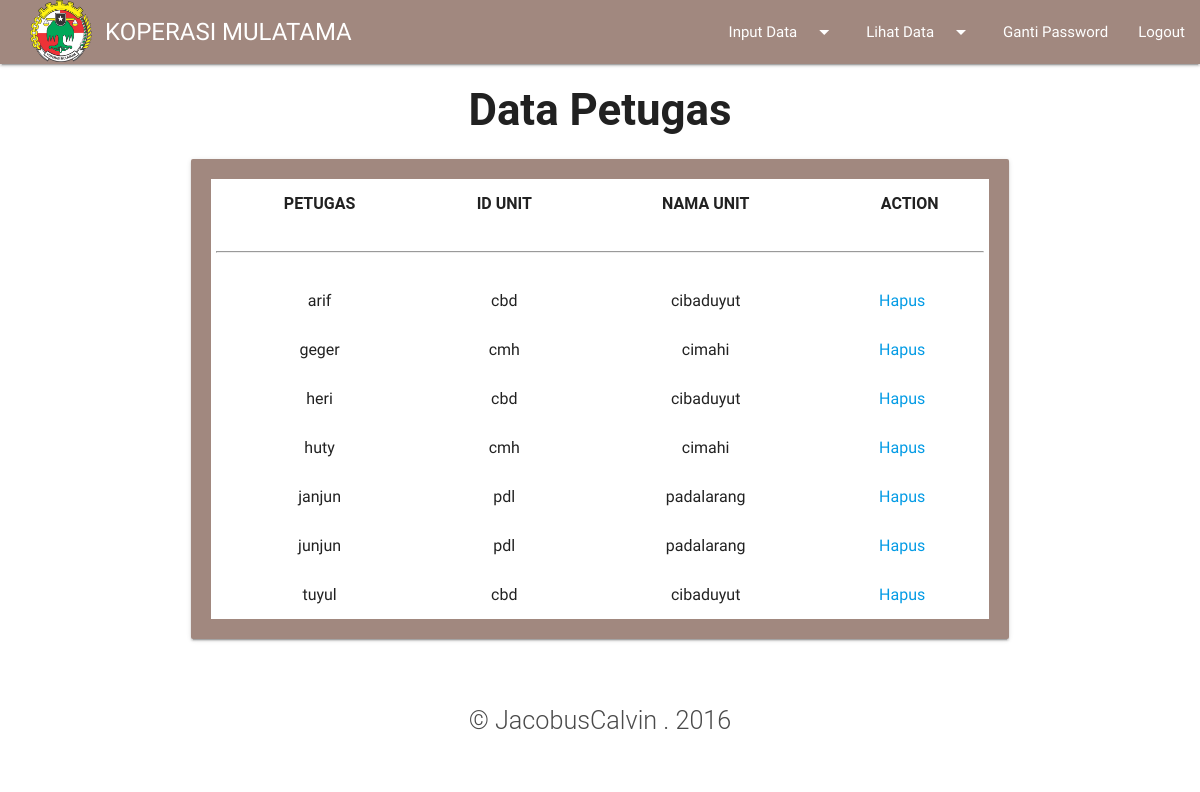
/cibaduyut/Apetugas.php (signed in), run on the app's committed database.
### tables this page shows
CREATE TABLE IF NOT EXISTS `resort` (
  `petugas` varchar(20) NOT NULL,
  `id_unit` char(4) NOT NULL
);

CREATE TABLE IF NOT EXISTS `unit` (
  `id_unit` char(4) NOT NULL,
  `nama_unit` varchar(20) NOT NULL,
  `nama_pimpinan` varchar(20) NOT NULL
);

### cibaduyut/Apetugas.php (the view, shortened to what this page needs)
<?php
if(empty($_SESSION['username']) AND empty($_SESSION['password'])){
include "../index.html";
}
else{
  echo" <link href='css/ghpages-materialize.css' type='text/css' rel='stylesheet' media='screen,projection'>";
include "menu.php";
echo "
<h3><b><center>Data Petugas</b></h3>
<div class='row'>
<div class='col s12 m12 l12'>
<div class='card-panel brown lighten-2' style='margin-right: 12rem; margin-left: 12rem;'>
<table border='1' bgcolor='white' align='center'>
<tr>
<th><div style='margin-left: 1rem;'><center>PETUGAS</div></th>
<th><div style='margin-left: 1rem;'><center>ID UNIT</div></th>
<th><div style='margin-left: 1rem;'><center>NAMA UNIT</div></th>
<th><div style='margin-left: 1rem;'><center>ACTION</div></th>
</tr>
<tr><td colspan=4><hr></td></tr>";
?>
<?php
 $select = mysql_query ("SELECT a.*,b.* FROM resort a INNER JOIN unit b ON a.id_unit = b.id_unit");
  while($data = mysql_fetch_array($select)){
  echo "<tr>";
  echo "<td><div style='margin-left: 1rem;'><center>$data[petugas]</div></td>";
  echo "<td><div style='margin-left: 1rem;'><center>$data[id_unit]</div></td>";
  echo "<td><div style='margin-left: 1rem;'><center>$data[nama_unit]</div></td>";
  echo "<td><div style='margin-left: 0rem;'><center>";
  echo "<a href='delete1.php?petugas=$data[petugas]'>Hapus</a>";
    echo "</div></td>";
    echo "</tr>";
  }
  ?>
  </table>
	</div>
	<br>
  <center><p class='flow-text'>&copy; JacobusCalvin . 2016</p>
  </center>
  </body>
  <?php
}
?>

### data on the page
resort: petugas "arif", id_unit.id_unit "cbd", id_unit.nama_unit "cibaduyut"
resort: petugas "geger", id_unit.id_unit "cmh", id_unit.nama_unit "cimahi"
resort: petugas "heri", id_unit.id_unit "cbd", id_unit.nama_unit "cibaduyut"
resort: petugas "huty", id_unit.id_unit "cmh", id_unit.nama_unit "cimahi"
resort: petugas "janjun", id_unit.id_unit "pdl", id_unit.nama_unit "padalarang"
resort: petugas "junjun", id_unit.id_unit "pdl", id_unit.nama_unit "padalarang"
resort: petugas "tuyul", id_unit.id_unit "cbd", id_unit.nama_unit "cibaduyut"
